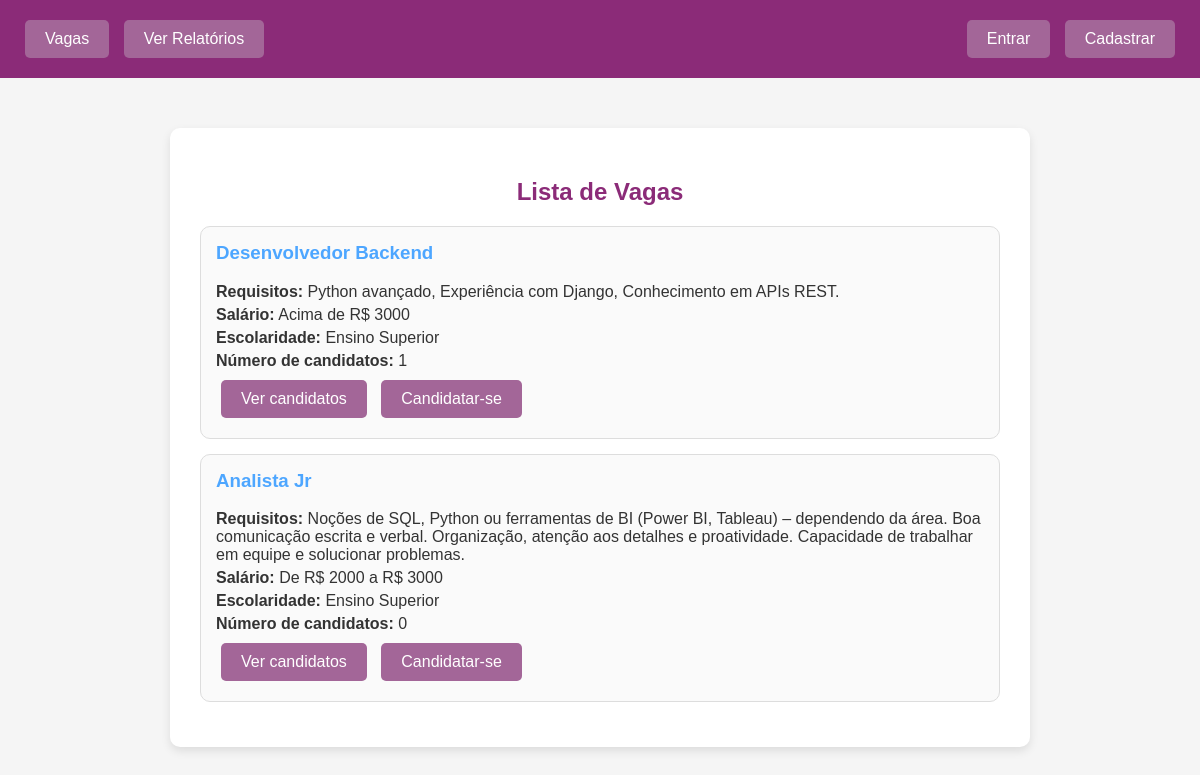
Page /vagas/lista/ on the earlier database version.
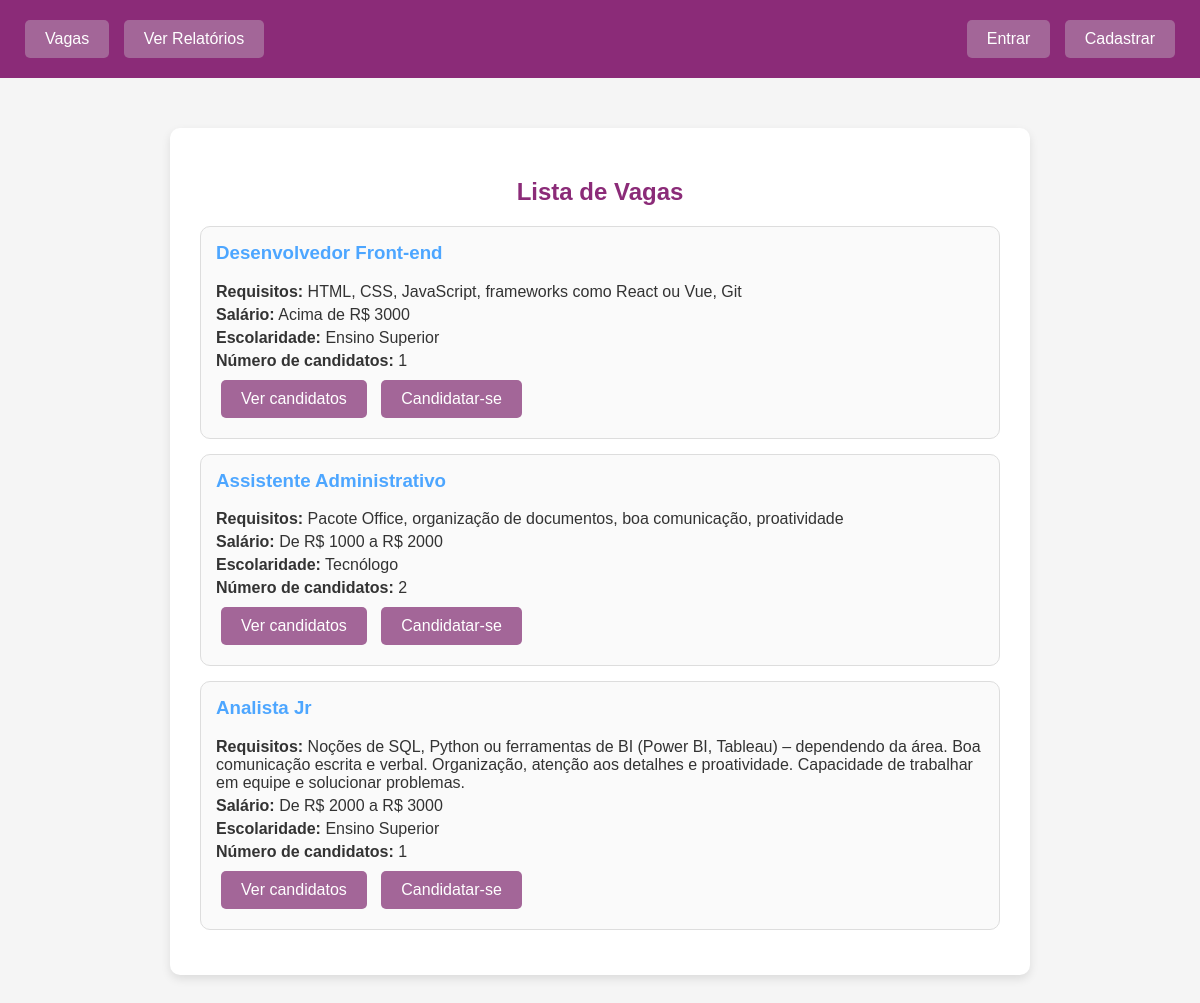
Same page on the later database version.
### vagas/models.py (models this page shows, shortened)
class Vaga(models.Model):
    nome_vaga = models.CharField(max_length=255)
    requisitos = models.TextField()
    faixa_salarial = models.CharField(max_length=20, choices=FaixaSalarial.choices)
    escolaridade_minima = models.CharField(max_length=30, choices=Escolaridade.choices)
    empresa = models.ForeignKey(settings.AUTH_USER_MODEL, related_name="vagas", on_delete=models.CASCADE,null=True, blank=True, default=None)
    data_criacao = models.DateTimeField(null=True, blank=True, default=datetime.datetime(2026, 4, 6, 0, 0))

### vagas/views.py (the view)
# urls.py: path("lista/", views.listar_vagas, name="listar_vagas"),
def listar_vagas(request):
    vagas = Vaga.objects.annotate(total_candidatos=Count('candidaturas'))
    return render(request, "vagas/lista_vagas.html", {"vagas": vagas})

### templates/vagas/lista_vagas.html (shortened to what this page needs)
<!DOCTYPE html>
<html>
<head>
</head>
<body>
    <header>
        <nav>
            <div>
                <a class="btn" href="{% url 'listar_vagas' %}">Vagas</a>
                <a class="btn" href="{% url 'relatorio' %}">Ver Relatórios</a>
            </div>
            <div>
                {% if user.is_authenticated %}
                    <span class="user-info">Logado como: {{ user.email }} ({{ user.tipo_usuario }})</span>
                    <a class="btn" href="{% url 'logout' %}">Sair</a>
                {% else %}
                    <a class="btn" href="{% url 'login' %}">Entrar</a>
                    <a class="btn" href="{% url 'cadastro' %}">Cadastrar</a>
                {% endif %}
            </div>
        </nav>
    </header>
    <main>
        <div class="container">
        <h2>Lista de Vagas</h2>
        {% if vagas %}
            {% for vaga in vagas %}
                <div class="vaga-card">
                    <h3>{{ vaga.nome_vaga }}</h3>
                    <p><strong>Requisitos:</strong> {{ vaga.requisitos }}</p>
                    <p><strong>Salário:</strong> {{ vaga.get_faixa_salarial_display }}</p>
                    <p><strong>Escolaridade:</strong> {{ vaga.get_escolaridade_minima_display }}</p>
                    <p><strong>Número de candidatos:</strong> {{ vaga.total_candidatos }}</p>
                    <a href="{% url 'detalhes_vaga' vaga.id %}" class="btn">Ver candidatos</a>
                    <a href="{% url 'candidatar' vaga.id %}" class="btn">Candidatar-se</a>
                </div>
            {% endfor %}
        {% else %}
            <p style="text-align:center;">Nenhuma vaga cadastrada.</p>
        {% endif %}
        </div>
    </main>
</body>
</html>

### templates/vagas/lista_vagas.html (style rules this page uses)
body { font-family: Arial, sans-serif; background-color: #f5f5f5; margin: 0; padding: 0; color: #333; }
header { background-color:#8b2b78; padding: 15px 20px; color: #fff; }
nav { display: flex; justify-content: space-between; align-items: center; }
nav a { color: #fff; text-decoration: none; margin: 0 10px; padding: 6px 12px; border-radius: 4px; transition: background-color 0.3s; }
.container { max-width: 800px; margin: 50px auto; padding: 30px; background-color: #fff; border-radius: 10px; box-shadow: 0 4px 10px rgba(0,0,0,0.1); }
h2 { text-align: center; color: #8b2b78; margin-bottom: 20px; }
.vaga-card { padding: 15px; margin: 15px 0; background-color: #fafafa; border-radius: 10px; border: 1px solid #ddd; }
.vaga-card h3 { margin-top: 0; color: #4DA6FF; }
p { margin: 5px 0; }
.btn { display: inline-block; padding: 10px 20px; margin: 5px; background-color: #a36698; color: #fff; text-decoration: none; border-radius: 5px; transition: background-color 0.3s; }

Differences in the rows shown:
removed Vaga: nome_vaga "Desenvolvedor Backend", requisitos "Python avançado, Experiência com Django, Conhecimento em APIs REST.", faixa_salarial "Acima de R$ 3000", escolaridade_minima "Ensino Superior", total_candidatos "1"
added Vaga: nome_vaga "Desenvolvedor Front-end", requisitos "HTML, CSS, JavaScript, frameworks como React ou Vue, Git", faixa_salarial "Acima de R$ 3000", escolaridade_minima "Ensino Superior", total_candidatos "1"
added Vaga: nome_vaga "Assistente Administrativo", requisitos "Pacote Office, organização de documentos, boa comunicação, proatividade", faixa_salarial "De R$ 1000 a R$ 2000", escolaridade_minima "Tecnólogo", total_candidatos "2"
changed Vaga "Analista Jr": total_candidatos "0" → "1"
